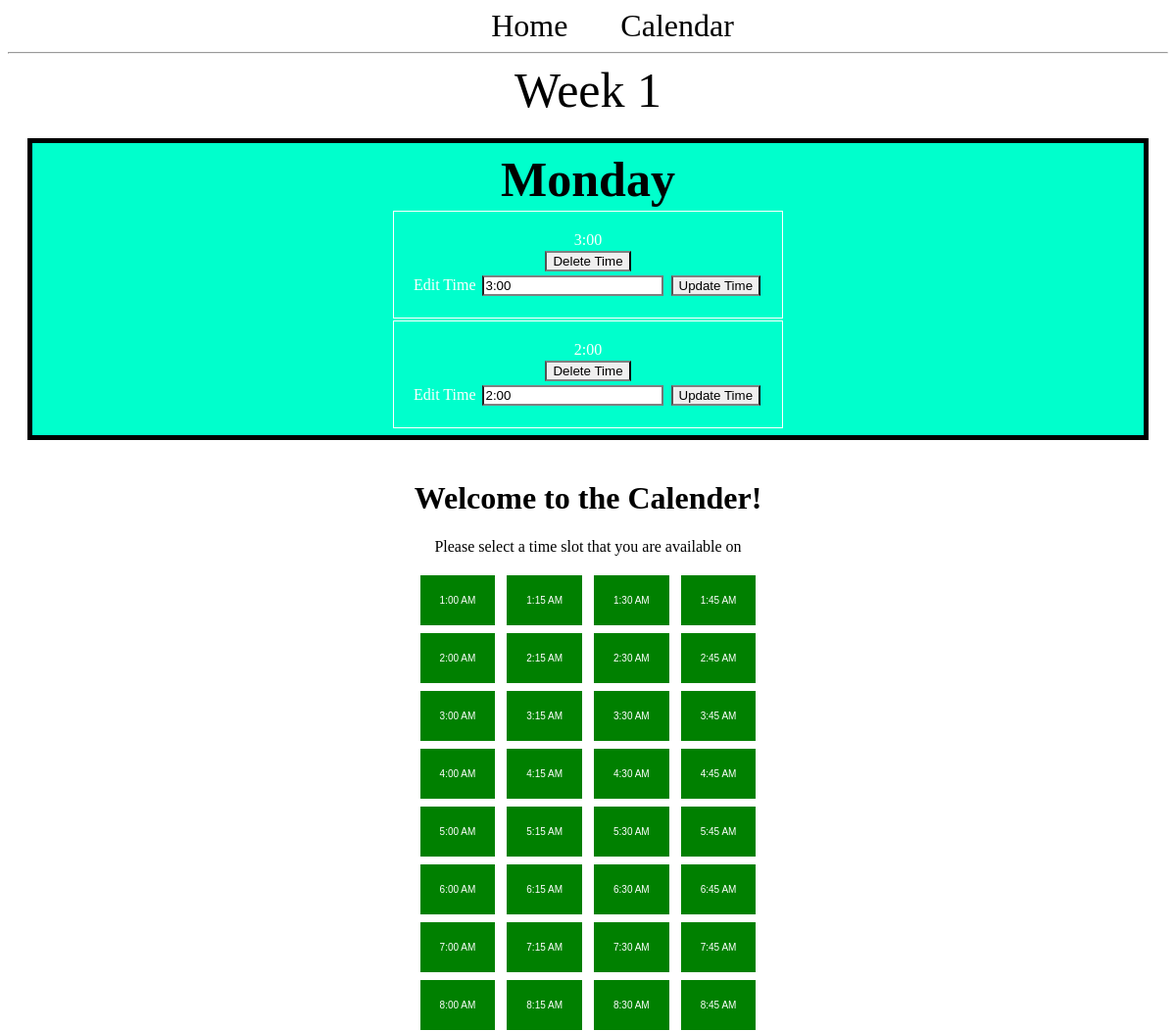
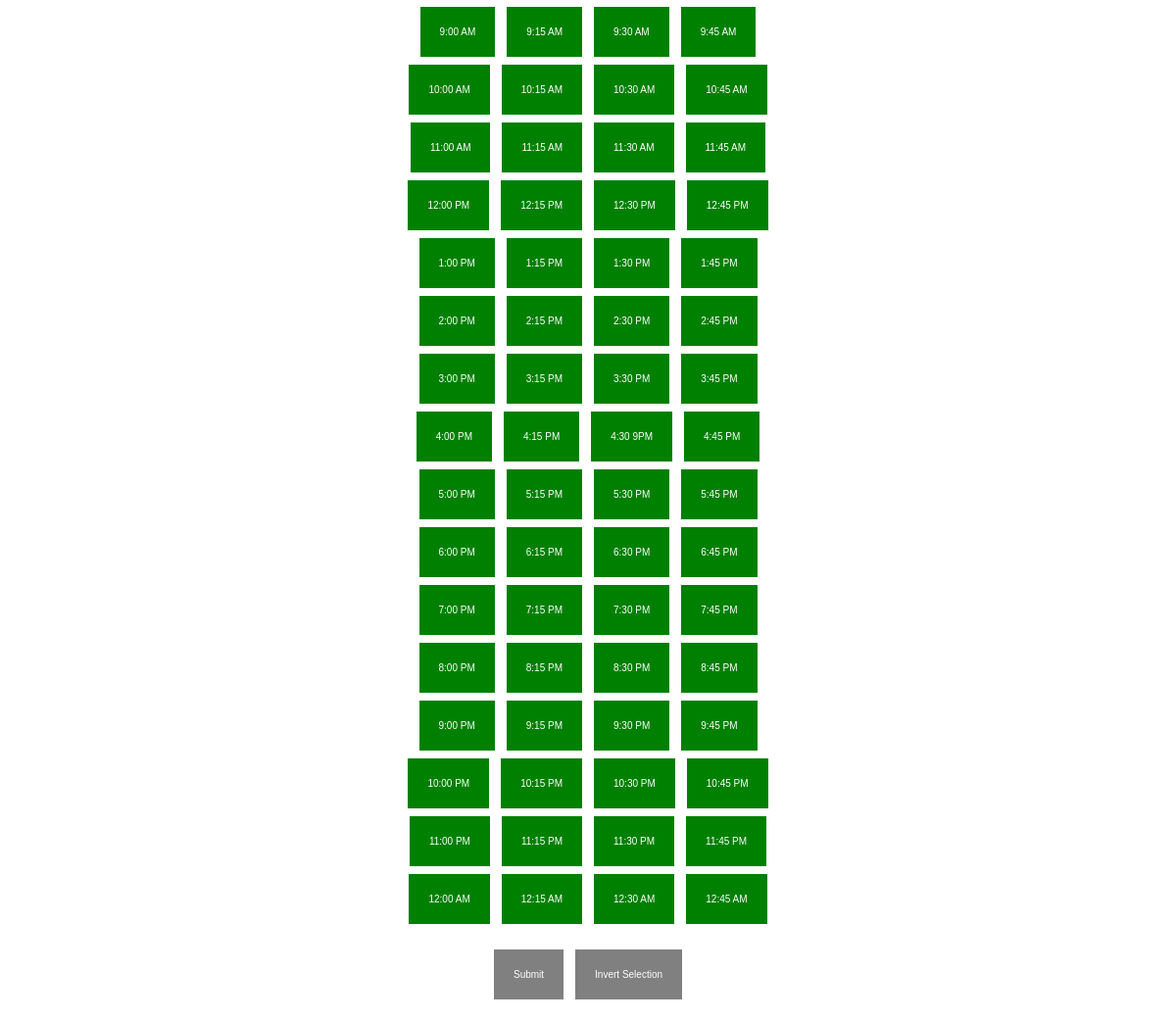
The page /day/1/ on the database its author committed (2 pictures, top to bottom).
### app.py (models this page shows, shortened)
class Day(db.Model):
  id = db.Column(db.Integer, primary_key=True)
  day = db.Column(db.String(100), nullable=False)
  week_id = db.Column(db.Integer, db.ForeignKey('week.id'))
  times = db.relationship('Time', backref='day')

class Time(db.Model):
  id = db.Column(db.Integer, primary_key=True)
  time = db.Column(db.String(100))
  day_id = db.Column(db.Integer, db.ForeignKey('day.id'))

### app.py (the view)
@app.route('/day/<int:day_id>/', methods=('GET', 'POST'))
def display_day(day_id):
  day = Day.query.get_or_404(day_id)
  if request.method == 'POST':
    time = Time(time=request.form['time'], day=day) #Needs to be updated to handle an array -SL
    db.session.add(time)
    db.session.commit()
    return redirect(url_for('display_day', day_id=day.id))
  return render_template('calendar.html', day=day)

### templates/calendar.html (shortened to what this page needs)
<!DOCTYPE html>
<html>
<head>
  <link rel="stylesheet" href="{{url_for('static', filename='base.css')}}"/>
</head>
<nav>
  <a href="/">Home</a>
  <a href="{{ url_for('index') }}">Calendar</a>
</nav>
<hr>
<head>
  <link href="{{ url_for('static', filename='./style.css') }}" rel="stylesheet" type="text/css"/>
</head>
  {% block content %}
  <span class="title"<h1>{% block title %} Week {{day.week_id}} {% endblock %}</h1></span>
  <div class="content">
    <div class="month">
      <div class="content">
          <table class="day">
            <tr>
              <th class="title">{{day.day}}</th>
            </tr>
            {% for time in day.times %}
              <tr>
                <td>
                  {{time.time}}
                  <div>
                    <form method="POST" action="{{ url_for('delete_time', time_id=time.id) }}">
                      <input type="submit" value="Delete Time" onclick="return confirm('Are you sure you want to delete this time?')">
                    </form>
                  </div>
                  <div>
                    <form method="PUT" action="{{ url_for('edit_time', time_id=time.id) }}">
                        <label for="time">Edit Time</label>
                        <input type="text" name="time" value={{time.time}} placeholder="Time"></input>
                        <input type="submit" value="Update Time"></input>
                    </form>
                  </div>
                </td>
              </tr>
            {% endfor %}
          </table>
      </div>
    </div>
  </div>
{% endblock %}
<body>
  <h1> Welcome to the Calender!</h1>
  <p> Please select a time slot that you are available on </p>
  <button id="01:00">1:00 AM</button>
  <button id="01:15">1:15 AM</button>
  <button id="01:30">1:30 AM</button>
  <button id="01:45">1:45 AM</button>
  <br>
  <button id="02:00">2:00 AM</button>
  <button id="02:15">2:15 AM</button>
  <button id="02:30">2:30 AM</button>
  <button id="02:45">2:45 AM</button>
  <br>
  <button id="03:00">3:00 AM</button>
  <button id="03:15">3:15 AM</button>
  <button id="03:30">3:30 AM</button>
  <button id="03:45">3:45 AM</button>
  <br>
  <button id="04:00">4:00 AM</button>
  <button id="04:15">4:15 AM</button>
  <button id="04:30">4:30 AM</button>
  <button id="04:45">4:45 AM</button>
  <br>
  <button id="05:00">5:00 AM</button>
  <button id="05:15">5:15 AM</button>
  <button id="05:30">5:30 AM</button>
  <button id="05:45">5:45 AM</button>
  <br>
  <button id="06:00">6:00 AM</button>
  <button id="06:15">6:15 AM</button>
  <button id="06:30">6:30 AM</button>
  <button id="06:45">6:45 AM</button>
  <br>
  <button id="07:00">7:00 AM</button>
  <button id="07:15">7:15 AM</button>
  <button id="07:30">7:30 AM</button>
  <button id="07:45">7:45 AM</button>
  <br>
  <button id="08:00">8:00 AM</button>
  <button id="08:15">8:15 AM</button>
  <button id="08:30">8:30 AM</button>
  <button id="08:45">8:45 AM</button>
  <br>
  <button id="09:00">9:00 AM</button>
  <button id="09:15">9:15 AM</button>
  <button id="09:30">9:30 AM</button>
  <button id="09:45">9:45 AM</button>
  <br>
  <button id="10:00">10:00 AM</button>
  <button id="10:15">10:15 AM</button>
  <button id="10:30">10:30 AM</button>
  <button id="10:45">10:45 AM</button>
  <br>
  <button id="11:00">11:00 AM</button>
  <button id="11:15">11:15 AM</button>
  <button id="11:30">11:30 AM</button>
  <button id="11:45">11:45 AM</button>
  <br>
  <button id="12:00">12:00 PM</button>
  <button id="12:15">12:15 PM</button>
  <button id="12:30">12:30 PM</button>
  <button id="12:45">12:45 PM</button>
  <br>
  <button id="13:00">1:00 PM</button>
  <button id="13:15">1:15 PM</button>
  <button id="13:30">1:30 PM</button>
  <button id="13:45">1:45 PM</button>
  <br>
  <button id="14:00">2:00 PM</button>
  <button id="14:15">2:15 PM</button>
  <button id="14:30">2:30 PM</button>
  <button id="14:45">2:45 PM</button>
  <br>
  <button id="15:00">3:00 PM</button>
  <button id="15:15">3:15 PM</button>
  <button id="15:30">3:30 PM</button>
  <button id="15:45">3:45 PM</button>
  <br>
  <button id="16:00">4:00 PM</button>
  <button id="16:15">4:15 PM</button>
  <button id="16:30">4:30 9PM</button>
  <button id="16:45">4:45 PM</button>
  <br>
  <button id="17:00">5:00 PM</button>
  <button id="17:15">5:15 PM</button>
  <button id="17:30">5:30 PM</button>
  <button id="17:45">5:45 PM</button>
  <br>
  <button id="18:00">6:00 PM</button>
  <button id="18:15">6:15 PM</button>
  <button id="18:30">6:30 PM</button>
  <button id="18:45">6:45 PM</button>
  <br>
  <button id="19:00">7:00 PM</button>
  <button id="19:15">7:15 PM</button>
  <button id="19:30">7:30 PM</button>
  <button id="19:45">7:45 PM</button>
  <br>
  <button id="20:00">8:00 PM</button>
  <button id="20:15">8:15 PM</button>
  <button id="20:30">8:30 PM</button>
  <button id="20:45">8:45 PM</button>
  <br>
  <button id="21:00">9:00 PM</button>
  <button id="21:15">9:15 PM</button>
  <button id="21:30">9:30 PM</button>
  <button id="21:45">9:45 PM</button>
  <br>
  <button id="22:00">10:00 PM</button>
  <button id="22:15">10:15 PM</button>
  <button id="22:30">10:30 PM</button>
  <button id="22:45">10:45 PM</button>
  <br>
  <button id="23:00">11:00 PM</button>
  <button id="23:15">11:15 PM</button>
  <button id="23:30">11:30 PM</button>
  <button id="23:45">11:45 PM</button>
  <br>
  <button id="24:00">12:00 AM</button>
  <button id="24:15">12:15 AM</button>
  <button id="24:30">12:30 AM</button>
  <button id="24:45">12:45 AM</button>
  <br> <br>
  <button id="btnSubmit" onclick="postTimes()">Submit</button>
  <button id="btnInvert">Invert Selection</button>
  <br><br>
</body>
</html>

### static/base.css (style rules this page uses)
.title { text-align: center; margin: 10px; width: 100%; font-size: 50px; }
.day { margin-left: auto; margin-right: auto; }
.content { width: 100%; display: flex; flex-direction: row; flex-wrap: wrap; }
.month { text-align: center; flex: 20%; padding: 5px; margin: 20px; width: 100%; background-color: #00ffcc; border: 5px solid black; }
a:link { text-decoration: none; color: black; }
input { margin: 2px; border-top: 2px solid gray; border-bottom: 2px solid gray; }
td { border: 1px solid white; color: #FFFF; padding: 20px; }
nav a { color: #000066; font-size: 2em; margin-left: 50px; text-decoration: none; }
html { height: 100%; width: 100%; }
button { background-color: gray; border: none; color: white; padding: 20px; text-align: center; text-decoration: none; display: inline-block; font-size: 10px; margin: 4px; }

### static/style.css (style rules this page uses)
html { height: 100%; width: 100%; }
button { background-color: gray; border: none; color: white; padding: 20px; text-align: center; text-decoration: none; display: inline-block; font-size: 10px; margin: 4px; }

### templates/calendar.html (style rules this page uses)
h1 { text-align: center; }
p { text-align: center; }
div { text-align: center; }
body { text-align: center; }

### rows shown on the page
Day: week_id "1", day "Monday"
Time: time "3:00"
Time: time "2:00"
